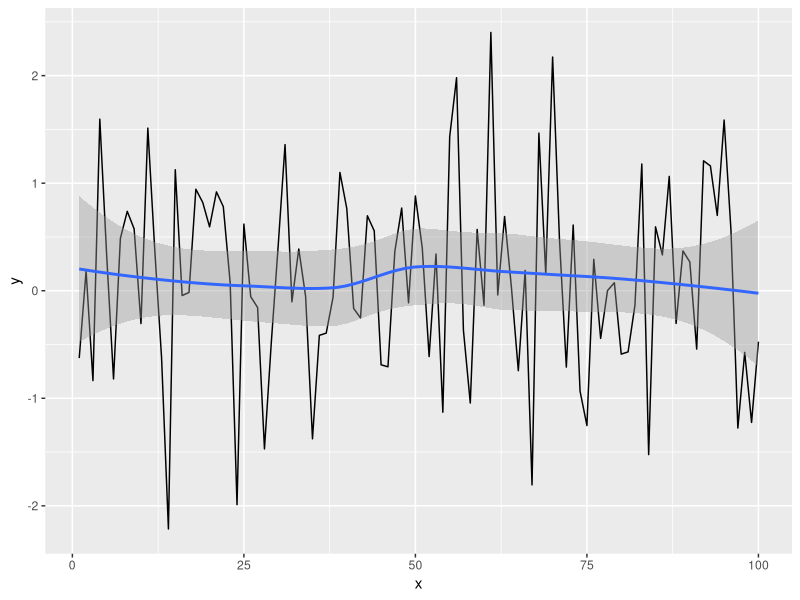
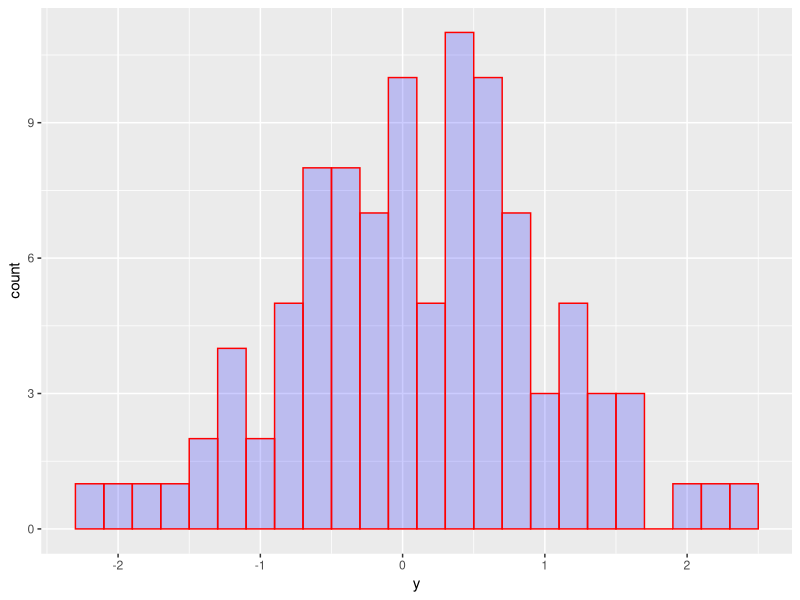
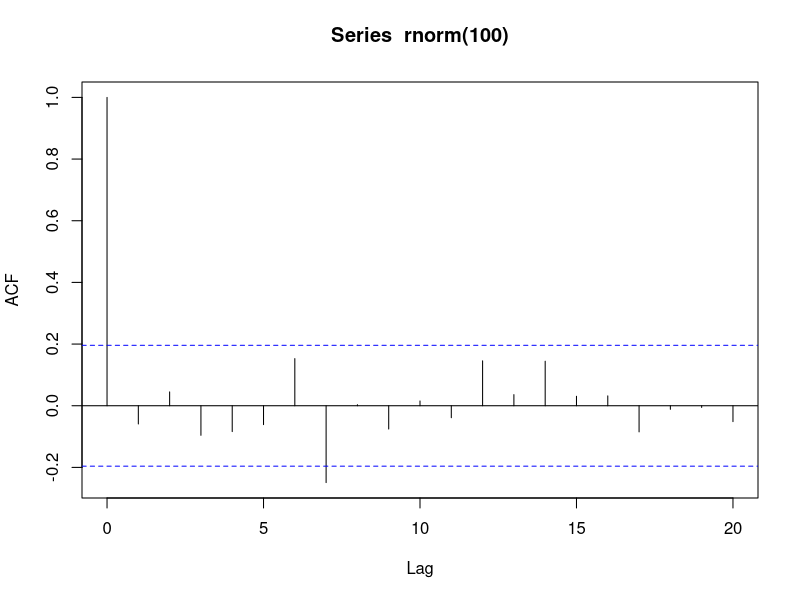
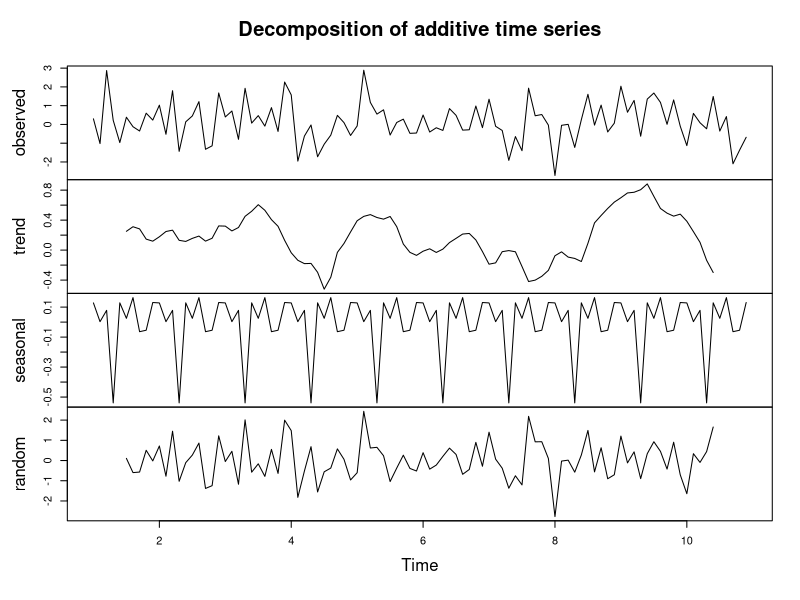

These charts were generated, in order, by the following R code:

#

library(ggplot2)

set.seed(1)
df <- data.frame(x=1:100, y=rnorm(100)); ggplot(df, aes(x,y)) + geom_line() + geom_smooth(method='loess')

ggplot(df, aes(y)) + 
    geom_histogram(col=I("red"), fill=I("blue"), alpha=I(.2), binwidth=0.2)

set.seed(2)
acf(rnorm(100))
print(sd(rnorm(100)))

w <- rnorm(100)
d <- (decompose(ts(w, frequency = 10)))
plot(d)
print (sd(w)); print(sd(d$random, na.rm=T))
